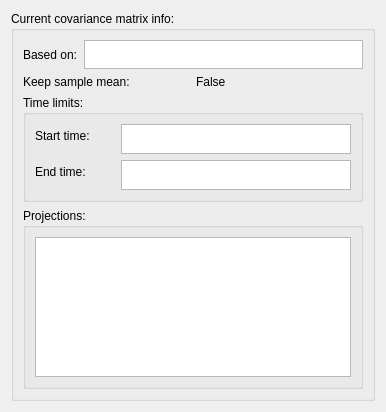
<?xml version="1.0" encoding="UTF-8"?>
<ui version="4.0">
 <class>Form</class>
 <widget class="QWidget" name="Form">
  <property name="geometry">
   <rect>
    <x>0</x>
    <y>0</y>
    <width>386</width>
    <height>412</height>
   </rect>
  </property>
  <property name="windowTitle">
   <string>Form</string>
  </property>
  <layout class="QGridLayout" name="gridLayout_2">
   <item row="0" column="0">
    <widget class="QGroupBox" name="groupBoxCovarianceMatrix">
     <property name="title">
      <string>Current covariance matrix info:</string>
     </property>
     <layout class="QGridLayout" name="gridLayout">
      <item row="0" column="0" colspan="2">
       <layout class="QHBoxLayout" name="horizontalLayout_34">
        <property name="sizeConstraint">
         <enum>QLayout::SetDefaultConstraint</enum>
        </property>
        <item>
         <widget class="QLabel" name="labelBasedOn">
          <property name="text">
           <string>Based on:</string>
          </property>
         </widget>
        </item>
        <item>
         <widget class="QTextBrowser" name="textBrowserBasedOn">
          <property name="maximumSize">
           <size>
            <width>485</width>
            <height>29</height>
           </size>
          </property>
         </widget>
        </item>
       </layout>
      </item>
      <item row="1" column="0">
       <widget class="QLabel" name="labelKeepSample">
        <property name="text">
         <string>Keep sample mean:</string>
        </property>
       </widget>
      </item>
      <item row="1" column="1">
       <widget class="QLabel" name="labelKeepSampleValue">
        <property name="text">
         <string>False</string>
        </property>
       </widget>
      </item>
      <item row="2" column="0" colspan="2">
       <widget class="QGroupBox" name="groupBoxEpochTimes">
        <property name="title">
         <string>Time limits:</string>
        </property>
        <layout class="QFormLayout" name="formLayout_16">
         <property name="fieldGrowthPolicy">
          <enum>QFormLayout::AllNonFixedFieldsGrow</enum>
         </property>
         <item row="1" column="0">
          <widget class="QLabel" name="labelTminCovariance">
           <property name="minimumSize">
            <size>
             <width>80</width>
             <height>0</height>
            </size>
           </property>
           <property name="text">
            <string>Start time:</string>
           </property>
           <property name="alignment">
            <set>Qt::AlignLeading|Qt::AlignLeft|Qt::AlignVCenter</set>
           </property>
          </widget>
         </item>
         <item row="1" column="1">
          <widget class="QTextBrowser" name="textBrowserTmin">
           <property name="enabled">
            <bool>true</bool>
           </property>
           <property name="sizePolicy">
            <sizepolicy hsizetype="Preferred" vsizetype="Fixed">
             <horstretch>0</horstretch>
             <verstretch>0</verstretch>
            </sizepolicy>
           </property>
           <property name="minimumSize">
            <size>
             <width>0</width>
             <height>0</height>
            </size>
           </property>
           <property name="maximumSize">
            <size>
             <width>16777215</width>
             <height>30</height>
            </size>
           </property>
           <property name="sizeIncrement">
            <size>
             <width>0</width>
             <height>31</height>
            </size>
           </property>
           <property name="baseSize">
            <size>
             <width>0</width>
             <height>0</height>
            </size>
           </property>
           <property name="frameShape">
            <enum>QFrame::StyledPanel</enum>
           </property>
          </widget>
         </item>
         <item row="2" column="0">
          <widget class="QLabel" name="labelTmaxCovariance">
           <property name="minimumSize">
            <size>
             <width>80</width>
             <height>0</height>
            </size>
           </property>
           <property name="text">
            <string>End time:</string>
           </property>
           <property name="alignment">
            <set>Qt::AlignLeading|Qt::AlignLeft|Qt::AlignVCenter</set>
           </property>
          </widget>
         </item>
         <item row="2" column="1">
          <widget class="QTextBrowser" name="textBrowserTmax">
           <property name="enabled">
            <bool>true</bool>
           </property>
           <property name="sizePolicy">
            <sizepolicy hsizetype="Preferred" vsizetype="Preferred">
             <horstretch>0</horstretch>
             <verstretch>0</verstretch>
            </sizepolicy>
           </property>
           <property name="minimumSize">
            <size>
             <width>0</width>
             <height>0</height>
            </size>
           </property>
           <property name="maximumSize">
            <size>
             <width>16777215</width>
             <height>30</height>
            </size>
           </property>
           <property name="sizeIncrement">
            <size>
             <width>0</width>
             <height>31</height>
            </size>
           </property>
          </widget>
         </item>
        </layout>
       </widget>
      </item>
      <item row="3" column="0" colspan="2">
       <widget class="QGroupBox" name="groupBoxProjections">
        <property name="title">
         <string>Projections:</string>
        </property>
        <layout class="QGridLayout" name="gridLayout_30">
         <item row="0" column="0">
          <widget class="QListWidget" name="listWidgetProjections"/>
         </item>
        </layout>
       </widget>
      </item>
     </layout>
    </widget>
   </item>
  </layout>
 </widget>
 <resources/>
 <connections/>
</ui>
